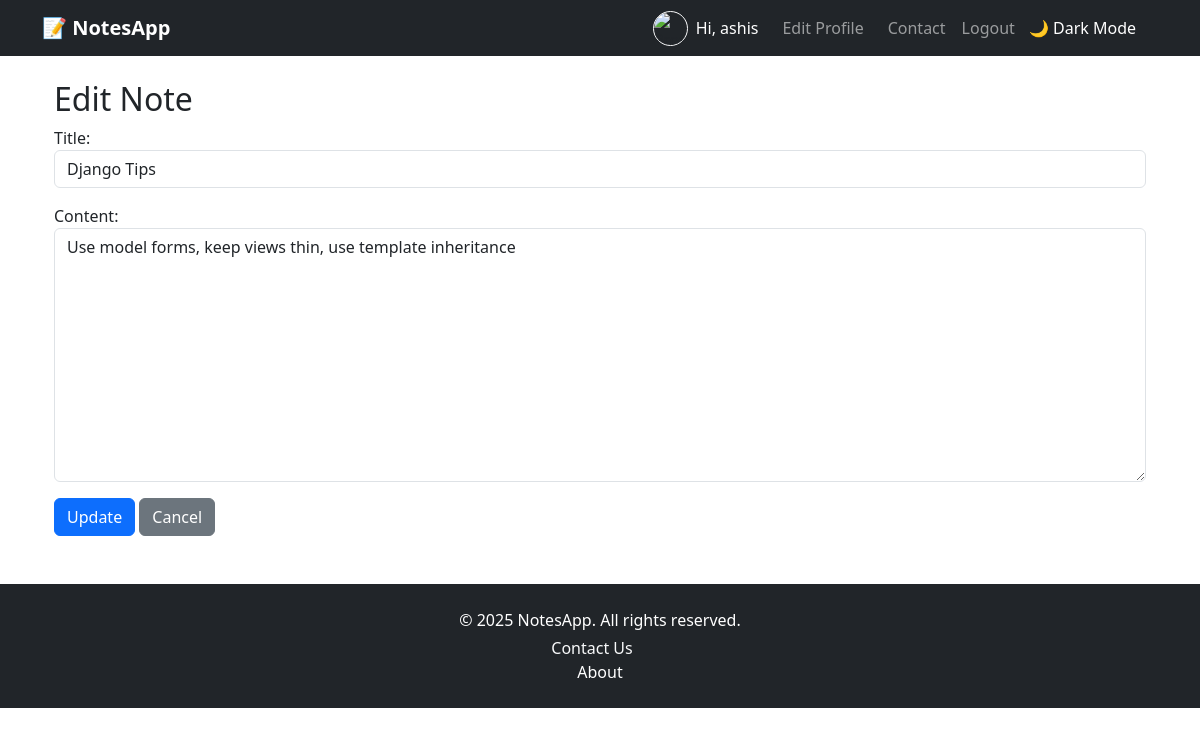
Page /edit/3/ (signed in) on the committed database.
### notes/models.py (models this page shows, shortened)
class Note(models.Model):
    user = models.ForeignKey(User, on_delete=models.CASCADE)
    title = models.CharField(max_length=200)
    content = models.TextField()
    is_pinned = models.BooleanField(default=False)  # 📌 NEW
    created_at = models.DateTimeField(auto_now_add=True)

### notes/views.py (the view)
# urls.py: path('edit/<int:pk>/', views.edit_note, name='edit_note'),
@login_required
def edit_note(request, pk):
    note = get_object_or_404(Note, pk=pk, user=request.user)
    if request.method == 'POST':
        form = NoteForm(request.POST, instance=note)
        if form.is_valid():
            form.save()
            return redirect('home')
    else:
        form = NoteForm(instance=note)
    return render(request, 'notes/edit_note.html', {'form': form})

### notes/forms.py
class NoteForm(forms.ModelForm):
    class Meta:
        model = Note
        fields = ['title', 'content']
        widgets = {
            'title': forms.TextInput(attrs={'class': 'form-control', 'placeholder': 'Enter title'}),
            'content': forms.Textarea(attrs={'class': 'form-control', 'placeholder': 'Enter your note'}),
        }

### notes/templates/notes/edit_note.html (shortened to what this page needs)
{% extends 'notes/base.html' %}
{% block content %}
<div class="container mt-4">
    <h2>Edit Note</h2>
    <form method="POST">
        {{ form.as_p }}
        <button type="submit" class="btn btn-primary">Update</button>
        <a href="{% url 'home' %}" class="btn btn-secondary">Cancel</a>
    </form>
</div>
{% endblock %}

### notes/templates/notes/base.html (shortened to what this page needs)
<!DOCTYPE html>
<html lang="en">
<head>
    <link href="https://cdn.jsdelivr.net/npm/bootstrap@5.3.3/dist/css/bootstrap.min.css" rel="stylesheet">
</head>
<body>
    <nav class="navbar navbar-expand-lg navbar-dark bg-dark">
        <div class="container">
            <a class="navbar-brand fw-bold" href="{% url 'home' %}">📝 NotesApp</a>
            <div class="collapse navbar-collapse justify-content-end" id="navbarNav">
                <ul class="navbar-nav align-items-center me-3">
                    {% if user.is_authenticated %}
                    <li class="nav-item d-flex align-items-center me-3">
                        <img src="{{ user.profile.image.url }}" alt="Profile" width="35" height="35"
                            class="rounded-circle border border-light me-2" style="object-fit: cover;">
                        <span class="navbar-text text-white">Hi, {{ user.username }}</span>
                    </li>
                    <li class="nav-item me-2">
                        <a class="nav-link" href="{% url 'profile-update' %}">Edit Profile</a>
                    </li>
                    <li class="nav-item me-2">
                        <a class="nav-link" href="{% url 'contact' %}">Contact</a>
                    </li>
                    <li class="nav-item me-2">
                        <form action="{% url 'logout' %}" method="post" class="d-inline">
                            <button type="submit" class="btn btn-link nav-link"
                                style="padding: 0; border: none; background: none;">Logout</button>
                        </form>
                    </li>
                    {% endif %}
                    <li class="nav-item">
                        <button id="theme-toggle" class="theme-toggle-btn">🌙 Dark Mode</button>
                    </li>
                </ul>
            </div>
        </div>
    </nav>
    <div class="container mt-4">
        {% block content %}
        {% endblock %}
    </div>
    <footer class="bg-dark text-white py-4 mt-5">
        <div class="container text-center">
            <p class="mb-1">&copy; {% now "Y" %} NotesApp. All rights reserved.</p>
            <p class="mb-0">
                <a href="{% url 'contact' %}" class="text-decoration-none text-light me-3">Contact Us</a>
                <a class="nav-link" href="{% url 'about' %}">About</a>
            </p>
        </div>
    </footer>
</body>
</html>

### notes/templates/notes/base.html (style rules this page uses)
.theme-toggle-btn { border: none; background: none; color: #fff; font-size: 1rem; cursor: pointer; }

### rows in the picture
Note: title "Django Tips", content "Use model forms, keep views thin, use template inheritance"

### other values in the picture
{{ user.username }} "ashis"
